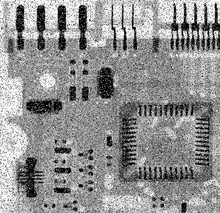
%> input picture Image smoothing/Fig0335(a)(ckt_board_saltpep_prob_pt05).tif, 220 x 213 px, shrunk from 455 x 440 before the run
$ octave main.m   (GNU Octave 9; MATLAB toolbox functions it lacks are replaced by stand-ins)
%> lines starting %> are read from the running program, lines starting %| are printed output that depends on the picture
### Image smoothing/mean_filtering_smoothing.m
%Dewi Kharismawati

function f = mean_filtering_smoothing(img, filter_size, position)
%img: image to be proceed
%filter_size : the mean filter size
%position: position for the subplot

[rowIMG, columnIMG] = size(img); %size of the image
average_filter = ones(filter_size); %create the demand average filter
[rowAVG, columnAVG] = size(average_filter); %size of the average filter

%Preprocessing: Zero-padding the image
N=1:rowAVG;
x=round(median(N));
imgPadding=zeros(rowIMG+2*(x-1),columnIMG+2*(x-1));

for i=x:(rowIMG+(x-1))
    for j=x:(columnIMG+(x-1))
        imgPadding(i,j)=img(i-(x-1),j-(x-1));
    end
end

% main process
sum=0;
x=0;
y=0;
for i=1:rowIMG
    for j=1:columnIMG
        for k=1:rowAVG
            for l=1:columnAVG
                sum= sum+imgPadding(i+x,j+y)*average_filter(k,l);
                y=y+1;
            end
            y=0;
            x=x+1;
        end
        x=0;
        imgResult(i,j)=(1/(rowAVG*columnAVG))*(sum);
        sum=0;
    end
end

subplot(3,2,position);
imshow(uint8(imgResult));
title(sprintf('result with filter size=%d', filter_size));

%return
f = imgResult;

end

### Image smoothing/main.m
% Name: Dewi Endah Kharismawati
% 14231619 / dek8v5
% Assignment 2 Digital Image Processing

clc;
clear all;
close all;

%read images, uncomment to test other images
%%======================================================================
%img = imread('Fig0312(a)(kidney).tif');
%img = imread('Fig0333(a)(test_pattern_blurring_orig).tif');
%img = imread('Fig0334(a)(hubble-original).tif');
img = imread('Fig0335(a)(ckt_board_saltpep_prob_pt05).tif');
%> img is the input picture: size 213x220 uint8; min 0, max 255, mean 144.3
% [6 lines of commented-out code are left out]
figure('units','normalized','outerposition',[0 0 0.4 1]);
subplot(3,2,1);
imshow(img);
title('Original Image');

%in case the image is not grayscale, we convert them before processing the
%height = row
%width = column
%dept = the dept of the image
grayImage = img;
[height,width,depth]=size(img);
%> height = 213; width = 220; depth = 1

if depth > 1
  grayImage = rgb2gray(img);
end

%%======================================================================
% MEAN SMOOTHING (AVERAGING)
% FORMAT FUNCTIONS: mean_filtering_smoothing(img, filter size)
% filter size 3
mean_filtering_smoothing(grayImage, 3, 2);
%> after the loop in mean_filtering_smoothing, `for i=x:(rowIMG+(x-1))`:
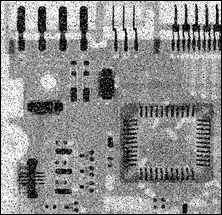
%> imgPadding: size 215x222 double; min 0, max 255, mean 141.7
%> after the loop in mean_filtering_smoothing, `for i=1:rowIMG`:
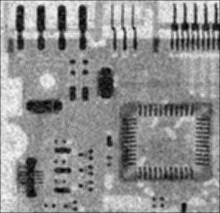
%> imgResult: size 213x220 double; min 0.778, max 249.1, mean 143.2
% filter size 5
mean_filtering_smoothing(grayImage, 5, 3);
%> call 2 of mean_filtering_smoothing, with filter_size = 5, position = 3
%> after the loop in mean_filtering_smoothing (call 2), `for i=x:(rowIMG+(x-1))`:
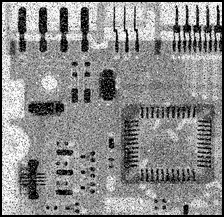
%> imgPadding: size 217x224 double; min 0, max 255, mean 139.1
%> after the loop in mean_filtering_smoothing (call 2), `for i=1:rowIMG`:
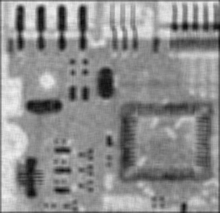
%> imgResult: size 213x220 double; min 9.44, max 240.1, mean 142.3
% filter size 9
mean_filtering_smoothing(grayImage, 9, 4);
%> call 3 of mean_filtering_smoothing, with filter_size = 9, position = 4
%> after the loop in mean_filtering_smoothing (call 3), `for i=x:(rowIMG+(x-1))`:
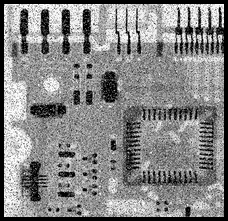
%> imgPadding: size 221x228 double; min 0, max 255, mean 134.2
%> (the run ends here)
